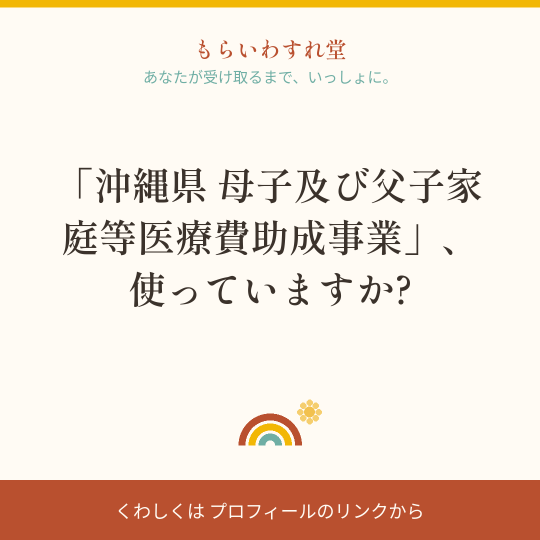
#> input picture site/staff/haruka/img/ig1.png, 1080 x 1080 px (shown at 1/2 size); its folder holds 4 pictures in this run
$ python generate_ig_thumbs.py
#> lines starting #> are read from the running program, lines starting #| are printed output that depends on the picture
#!/usr/bin/env python3
# -*- coding: utf-8 -*-
"""LP用のInstagram投稿プレビューサムネを生成する(2026-08-26 小柳さん指示)。

「サイトからインスタに行ってもらうには、アイコンではなく投稿そのものを見せるのが
最も効く」という調査結果に基づき、週次で自動生成される投稿画像
(site/staff/haruka/img/ig1-5.png・1080px)から、LP掲載用の軽量サムネ
(360px WebP)を3枚つくる。fukugiiro-weekly-report が毎週これを再実行するため、
LPのプレビューは常に「今週の投稿」に自動で入れ替わる。

出力: site/fukugiiro/assets/ig/ig1.webp〜ig3.webp(各20KB前後)
元画像が無い週はスキップ(前回のサムネが残り、LPは壊れない)。
"""
import os
from PIL import Image

BASE = os.path.join(os.path.dirname(os.path.abspath(__file__)), "..")
SRC = os.path.join(BASE, "site", "staff", "haruka", "img")
OUT = os.path.join(BASE, "site", "fukugiiro", "assets", "ig")


def main():
    os.makedirs(OUT, exist_ok=True)
    made = 0
    for i in (1, 2, 3):
        src = os.path.join(SRC, f"ig{i}.png")
        if not os.path.exists(src):
            print(f"[info] {src} なし: スキップ(前回サムネを維持)")
            continue
        im = Image.open(src).convert("RGB")
#> im is the input picture: PIL image 1080x1080 RGB; mean R, G, B 240.4, 224.3, 211.6
        im.thumbnail((360, 360), Image.LANCZOS)
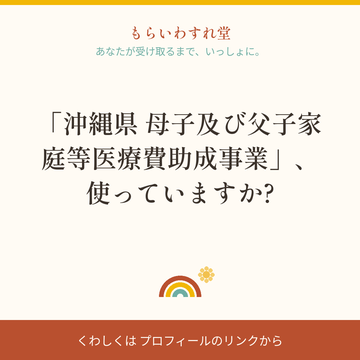
#> im: PIL image 360x360 RGB; mean R, G, B 240.1, 224, 211.5
        dst = os.path.join(OUT, f"ig{i}.webp")
        im.save(dst, "WEBP", quality=78)
        made += 1
        print(f"ok: {dst} ({os.path.getsize(dst)//1024}KB)")
#> pass 2 of the loop in main, `for i in (1, 2, 3):`:
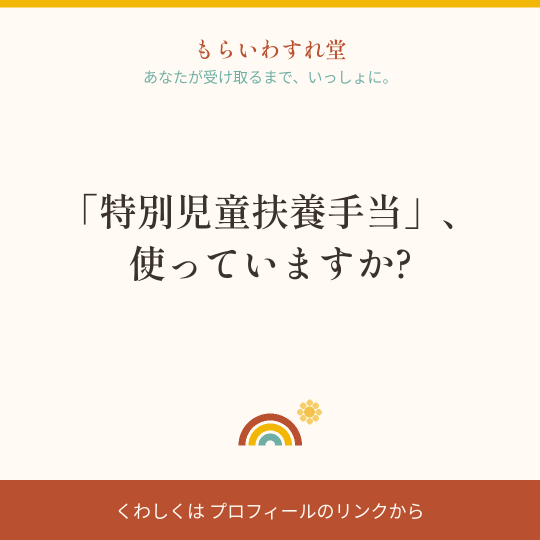
#> input picture site/staff/haruka/img/ig2.png, 1080 x 1080 px (shown at 1/2 size)
#> in main, im is the input picture: PIL image 1080x1080 RGB; mean R, G, B 243.2, 227.1, 214.5
#> in main, `im.thumbnail((360, 360), Image.LANCZOS)`:
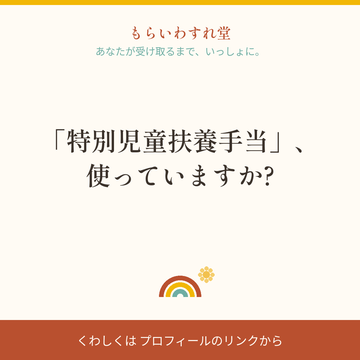
#> im: PIL image 360x360 RGB; mean R, G, B 243, 227, 214.4
#> pass 3 of the loop in main, `for i in (1, 2, 3):`:
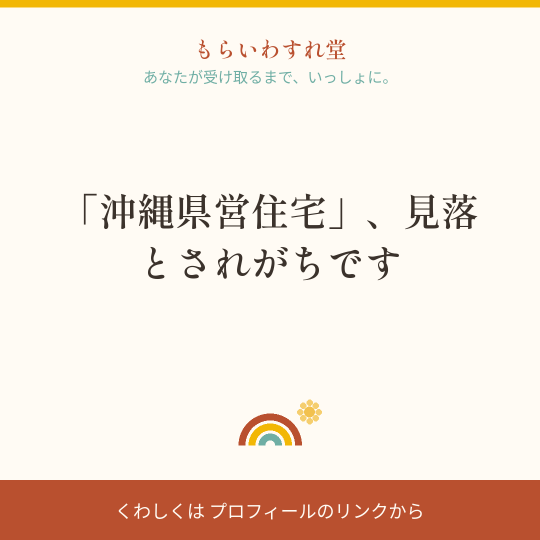
#> input picture site/staff/haruka/img/ig3.png, 1080 x 1080 px (shown at 1/2 size)
#> in main, im is the input picture: PIL image 1080x1080 RGB; mean R, G, B 243.2, 227.1, 214.5
#> in main, `im.thumbnail((360, 360), Image.LANCZOS)`:
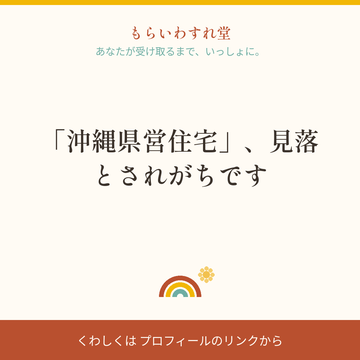
#> im: PIL image 360x360 RGB; mean R, G, B 243, 227, 214.4
    print(f"IGサムネ生成: {made}枚")
    return 0


if __name__ == "__main__":
    raise SystemExit(main())
#> (the program exits here)
